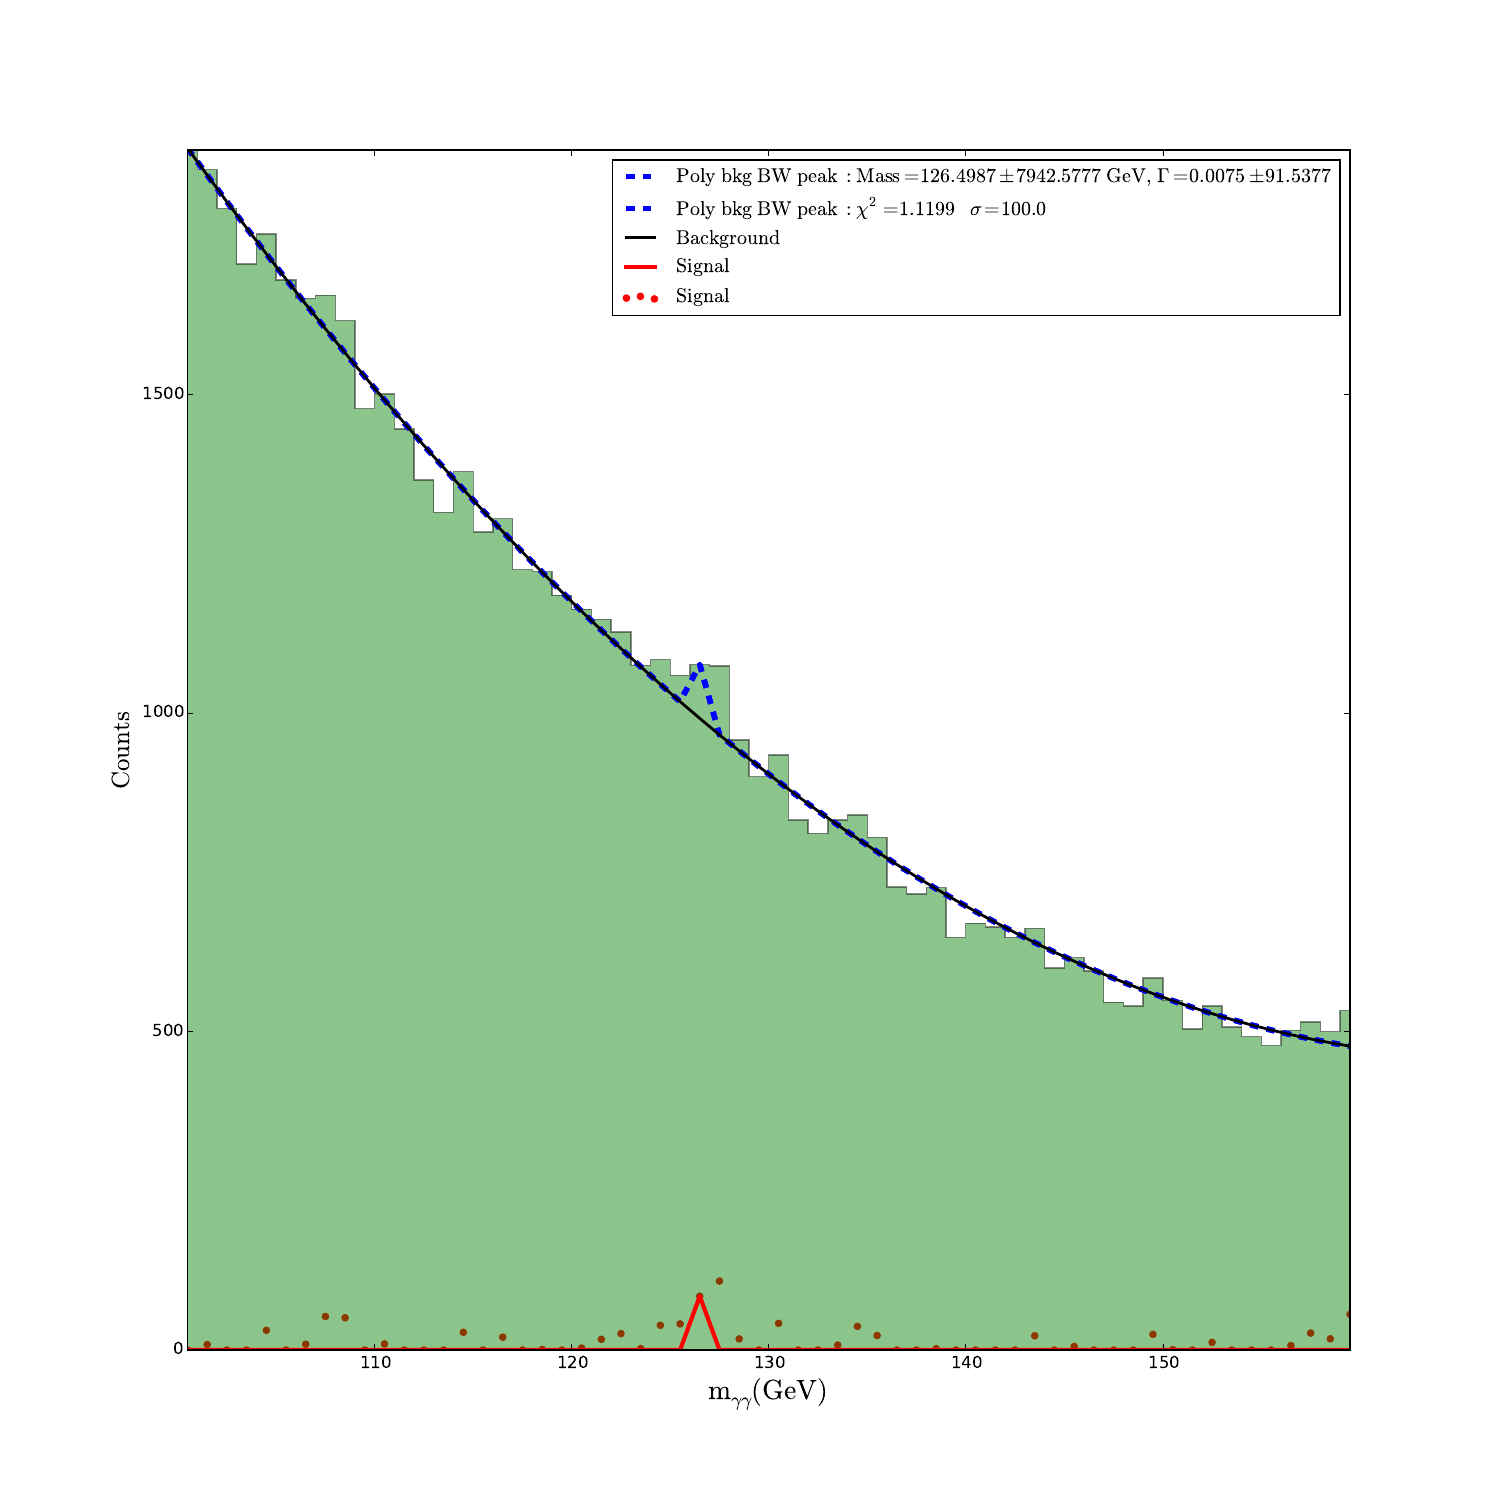

Recreate this plot in Python.
#!/usr/bin/env python
import numpy
import numpy as np
import matplotlib.pyplot as plt
from scipy.integrate import quad
from StringIO import StringIO
from scipy.optimize import curve_fit

fig = plt.figure(num=None, figsize=(15, 15), dpi=200, facecolor='w', edgecolor='k')

photon_pair_mass = []
num_bins = 60
mass = 126.5
width = 1.66


def poly(x, c1, c2, c3):
    return c1*x*x + c2*x + c3

def gaussian(x, mu, sig, const):
    return const * np.exp(-(x - mu)**2 / 2*sig**2)

def BW(Energy,Mass,Gamma):
    g = ((Mass**2.0 + Gamma**2.0)*Mass**2.0)**(1.0/2.0)
    k = (2.0 * 2.0**(1.0/2.0) * Mass * Gamma * g)/(np.pi * (Mass**(2.0)+g)**(1.0/2.0))
    return (k/((Energy**2.0-Mass**2.0)**2.0 + (Gamma*Mass)**2.0))

def gaus_poly(x, mu, sig, cont, c1, c2, c3):
    return poly(x, c1, c2, c3) + gaussian(x, mu, sig, cont)

def bw_poly(x, Mass, Gamma, c1, c2, c3):
    return poly(x, c1, c2, c3) + BW(x,Mass,Gamma)

def chi_2(ys,yknown):
    total = 0
    for i in range(len(yknown)):
        temp = (ys[i]-yknown[i])**2.0
        if yknown[i] == 0:
            total += 1#temp
        else :
            total += temp/yknown[i]
    return total/len(yknown)

lines = [line.rstrip('\n') for line in open('data2')]

for line in lines:
    a = np.array(np.loadtxt(StringIO(line)))
    photon_pair_mass.append(a)

photon_pair_mass = np.array(photon_pair_mass)
hist, bin_edges = numpy.histogram(photon_pair_mass,bins=num_bins)
xdata = 0.5*(bin_edges[1:]+bin_edges[:-1])
ydata = hist

n, bins, patches = plt.hist(photon_pair_mass, num_bins, histtype=u'stepfilled',facecolor='g' , alpha=0.45)

#first fit to get background parameters
x0 = np.array([mass,width,1,1,1])
popt_1, pcov_1 = curve_fit(poly, xdata, ydata,maxfev = 10000)
#fit with known background to get peak
x0 = np.array([mass,width,popt_1[0],popt_1[1],popt_1[2]])
popt_1, pcov_1 = curve_fit(bw_poly, xdata, ydata, p0=x0,maxfev = 10000)
perr_1 = np.sqrt(np.diag(pcov_1))

plt.plot(xdata,bw_poly(xdata,popt_1[0],popt_1[1],popt_1[2],popt_1[3],popt_1[4]),'b--', lw=4,
    label=r'$\mathrm{Poly\ bkg\ BW\ peak\ :\ Mass=%.4f \pm %.4f \ GeV,}\ \Gamma=%.4f \pm %.4f$' 
         %(popt_1[0], perr_1[0], popt_1[1], perr_1[1]))

poly_params = np.array([popt_1[2],popt_1[3],popt_1[4]])


##Use integrals to find sigma values
bkg_int = quad(poly, 0, 1000, args=(poly_params[0],poly_params[1],poly_params[2]))
sig_int = quad(bw_poly, 0, 1000, args=(popt_1[0],popt_1[1],popt_1[2],popt_1[3],popt_1[4]))

sigma = 100-abs(bkg_int[0]-sig_int[0])
##

c2 = chi_2(bw_poly(xdata,popt_1[0],popt_1[1],popt_1[2],popt_1[3],popt_1[4]),ydata)

plt.plot(xdata,bw_poly(xdata,popt_1[0],popt_1[1],popt_1[2],popt_1[3],popt_1[4]),'b--', lw=4,
    label=r'$\mathrm{Poly\ bkg\ BW\ peak\ : \ \chi^{2} = %.4f \ \ \ \sigma = %.1f}$' %(c2,sigma))

signal = []
for i in range(num_bins):
    temp = ydata[i] - poly(xdata[i],poly_params[0],poly_params[1],poly_params[2])
    if temp <= 0:
        temp = 0
    signal.append(temp)

plt.scatter(xdata, signal,marker='o', color='r', label=r'$\mathrm{Signal}$')
plt.plot(xdata,poly(xdata,poly_params[0],poly_params[1],poly_params[2]),'k-', lw=2, label=r'$\mathrm{Background}$')
plt.plot(xdata,BW(xdata,popt_1[0],popt_1[1]),'r-',lw=3, label=r'$\mathrm{Signal}$')
plt.legend()
plt.xlabel(r'$\mathrm{m_{\gamma \gamma} (GeV)}$', fontsize=20)
plt.ylabel(r'$\mathrm{Counts}$', fontsize=18)
plt.ylim((0,np.max(ydata)))
plt.xlim((np.min(xdata),np.max(xdata)))
#plt.show()
fig.savefig('Problem_1_BW.pdf')
